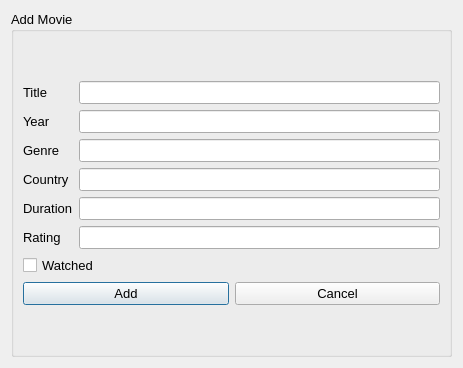
<?xml version="1.0" encoding="UTF-8"?>
<ui version="4.0">
 <class>AddMovieWindow</class>
 <widget class="QDialog" name="AddMovieWindow">
  <property name="geometry">
   <rect>
    <x>0</x>
    <y>0</y>
    <width>463</width>
    <height>368</height>
   </rect>
  </property>
  <property name="windowTitle">
   <string>Dialog</string>
  </property>
  <layout class="QGridLayout" name="gridLayout">
   <item row="0" column="0">
    <widget class="QGroupBox" name="MovieBox">
     <property name="font">
      <font>
       <pointsize>10</pointsize>
      </font>
     </property>
     <property name="title">
      <string>Add Movie</string>
     </property>
     <layout class="QGridLayout" name="gridLayout_4">
      <item row="0" column="0">
       <layout class="QGridLayout" name="gridLayout_3">
        <item row="0" column="0">
         <layout class="QGridLayout" name="gridLayout_2">
          <item row="4" column="2">
           <widget class="QLineEdit" name="enter_country"/>
          </item>
          <item row="0" column="0">
           <widget class="QLabel" name="label">
            <property name="text">
             <string>Title</string>
            </property>
           </widget>
          </item>
          <item row="0" column="2">
           <widget class="QLineEdit" name="enter_title"/>
          </item>
          <item row="5" column="0">
           <widget class="QLabel" name="label_3">
            <property name="text">
             <string>Duration</string>
            </property>
           </widget>
          </item>
          <item row="4" column="0">
           <widget class="QLabel" name="label_4">
            <property name="text">
             <string>Country</string>
            </property>
           </widget>
          </item>
          <item row="5" column="2">
           <widget class="QLineEdit" name="enter_duration"/>
          </item>
          <item row="1" column="2">
           <widget class="QLineEdit" name="enter_year"/>
          </item>
          <item row="1" column="0">
           <widget class="QLabel" name="label_2">
            <property name="text">
             <string>Year</string>
            </property>
           </widget>
          </item>
          <item row="7" column="0">
           <widget class="QLabel" name="label_6">
            <property name="text">
             <string>Rating</string>
            </property>
           </widget>
          </item>
          <item row="7" column="2">
           <widget class="QLineEdit" name="enter_rating"/>
          </item>
          <item row="2" column="0">
           <widget class="QLabel" name="label_5">
            <property name="text">
             <string>Genre</string>
            </property>
           </widget>
          </item>
          <item row="2" column="2">
           <widget class="QLineEdit" name="enter_genre"/>
          </item>
         </layout>
        </item>
        <item row="1" column="0">
         <widget class="QCheckBox" name="checkWatched">
          <property name="text">
           <string>Watched</string>
          </property>
         </widget>
        </item>
        <item row="2" column="0">
         <layout class="QHBoxLayout" name="horizontalLayout_6">
          <item>
           <widget class="QPushButton" name="AddButton">
            <property name="text">
             <string>Add</string>
            </property>
           </widget>
          </item>
          <item>
           <widget class="QPushButton" name="CancelButton">
            <property name="text">
             <string>Cancel</string>
            </property>
           </widget>
          </item>
         </layout>
        </item>
       </layout>
      </item>
     </layout>
    </widget>
   </item>
  </layout>
 </widget>
 <resources/>
 <connections/>
</ui>
